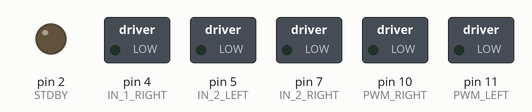
The sketch below on a simulated Arduino Uno, built with avr-gcc and run on an emulated ATmega328P. On the bench: switched loads named in the sketch (green lamp = pin HIGH), output pins drawn as LEDs (lit = HIGH).

Above: at 0.05 s.
At 10.05 s:
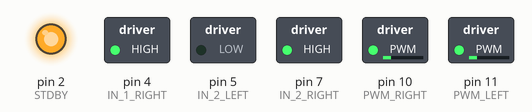
At 15.95 s:
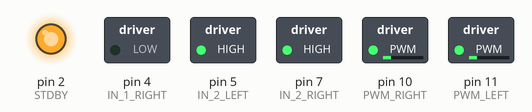
Timing chart, 0 to 18.4 s (numbered marks = the images above):
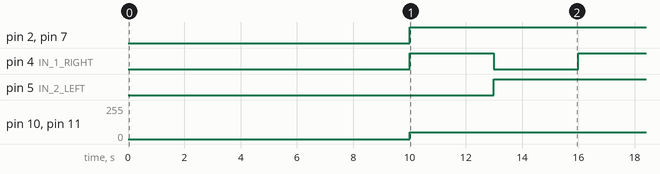

The sketch:

BasicMotorSetup.ino
```cpp
// Basic Motor Code. This moves the robot forward for three seconds, brakes, and then moves
// backward for three seconds
// Working on getting a switch or button to start the motors so they do not instantly start on
// upload

// pwmRight refers to pwma on the motor controller, will be used to control right side motors
const int PWM_RIGHT = 10;

// in1Right and in2Right refers to the input for motor on the right
const int IN_1_RIGHT = 4;
const int IN_2_RIGHT = 7;

// pwmLeft refers to pwmb on the motor controller, will be used to control left side motors
const int PWM_LEFT = 11;

// in1Left and in2Left refers to the inputs for the motor on the left side
const int IN_1_LEFT = 7;
const int IN_2_LEFT = 5;

// stdby refers to the standby pin, should be set HIGH in order for the motors to run
const int STDBY = 2;

void setup()
{
  // setting the mode of each pin as an output
  pinMode(PWM_RIGHT, OUTPUT);
  pinMode(IN_1_RIGHT, OUTPUT);
  pinMode(IN_2_RIGHT, OUTPUT);
  pinMode(PWM_LEFT, OUTPUT);
  pinMode(IN_1_LEFT, OUTPUT);
  pinMode(IN_2_LEFT, OUTPUT);
  pinMode(STDBY, OUTPUT);
}

void loop()
{
  delay(10000);
  // setting stdby pin to high so that motors can run
  digitalWrite(STDBY, HIGH);

  // creating a count variable for number of loops
  int numLoops = 0;

  // turning on right side motors in clockwise motion to go forwards, in1Right must be HIGH and in2Right must be LOW
  digitalWrite(IN_1_RIGHT, HIGH);
  digitalWrite(IN_2_RIGHT, LOW);
  // turning on left side motors in clockwise motion to go forwards, in1Left must be HIGH and in2Left must be LOW
  digitalWrite(IN_1_LEFT, HIGH);
  digitalWrite(IN_2_LEFT, LOW);
  // sending pwm at a speed of 125
  analogWrite(PWM_RIGHT, 50);
  analogWrite(PWM_LEFT, 50);
  // waiting 3 seconds
  delay(3000);

  // braking the motors for this in1 and in2 for both the right and the left must be set to HIGH
  digitalWrite(IN_1_RIGHT, HIGH);
  digitalWrite(IN_2_RIGHT, HIGH);
  digitalWrite(IN_1_LEFT, HIGH);
  digitalWrite(IN_2_LEFT, HIGH);

  // causing motors to turn in counterclockwise motion to go backwards, in1Right must be LOW and in2Right must be HIGH
  digitalWrite(IN_1_RIGHT, LOW);
  digitalWrite(IN_2_RIGHT, HIGH);
  // turning on left side motors in clockwise motion to go backwards, in1Left must be HIGH and in2Left must be LOW
  digitalWrite(IN_1_LEFT, LOW);
  digitalWrite(IN_1_LEFT, HIGH);
  // waiting 3 seconds
  delay(3000);

  // braking motors again
  digitalWrite(IN_1_RIGHT, HIGH);
  digitalWrite(IN_2_RIGHT, HIGH);
  digitalWrite(IN_1_LEFT, HIGH);
  digitalWrite(IN_2_LEFT, HIGH);
}
```

Measured:
- by itself, pin 2 (STDBY), pin 7 (IN_2_RIGHT): LOW → HIGH at 10.0 s
- by itself, pin 4 (IN_1_RIGHT): repeats every 16.0 s: LOW 3.0 s, HIGH 13.0 s
- by itself, pin 5 (IN_2_LEFT): alternates HIGH for 13.0 s and LOW for 3.0 s
- by itself, pin 10 (PWM_RIGHT), pin 11 (PWM_LEFT): 0/255 → 50/255 at 10.0 s
